Frame 1 (no input): blank canvas, image omitted
Frame 60 (no input): blank canvas, image omitted
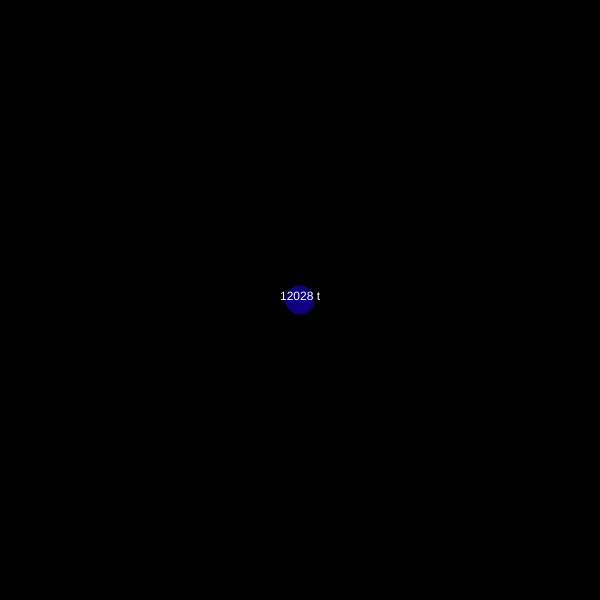
Frame 120 (the mouse pressed at the canvas centre since frame 60)

The p5.js sketch whose frames 1 and 60 were blank and that drew this single picture after the mouse press (run headless with seeded random() and noise() and a simulated clock; from frame 60 on, the mouse is pressed at the canvas centre):

// p5.js sketch
// ── sketch.js
var system = new System();
var bodyCreator = new BodyCreator(system);
// -------------
// Setup
// -------------
function setup() {
  createCanvas(600, 600);
  frameRate(30);
}

// -------------
// Draw
// -------------
function draw() {
  background(0);
  system.update();
  system.draw();
  bodyCreator.draw();
}

function mouseClicked() {
  console.log('click');
  bodyCreator.onClick(mouseX, mouseY);
}

function mousePressed() {
  console.log('press');
  bodyCreator.onPress(mouseX, mouseY);
}

function mouseDragged() {
  // console.log('drag');
  bodyCreator.onDrag(mouseX, mouseY);
}

function mouseReleased() {
  console.log('release');
  bodyCreator.onRelease(mouseX, mouseY);
}

function mouseMoved() {
  // console.log('move');
  // system.onMove(mouseX, mouseY);
  // bodyCreator.onMove(mouseX, mouseY);
}
// ── planets.js
function Body(position, mass, radius, colorString)
{
    this.mass = mass;
    this.radius = radius;
    this.color = color(colorString);

    this.position = position;
    this.velocity = createVector();
    this.acceleration = createVector();

    this.update = function() {
        this.velocity.add(this.acceleration);
        this.position.add(this.velocity);
        this.acceleration.mult(0);
    }

    this.draw = function() {
        fill(this.color);
        ellipse(this.position.x, this.position.y, this.radius, this.radius);
    }

    this.applyForce = function (force) {
        force.div(this.mass);
        this.acceleration.add(force);
    }

    this.attract = function(target) {
        var force = p5.Vector.sub(this.position, target.position);
        var distance = force.mag();

        force.normalize();
        force.mult((System.G * this.mass * target.mass) / distance * distance);

        target.applyForce(force);
    }
}

function BodyCreator(system) {
    this.system = system;

    this.init = function(positionX, positionY) {
        var mass = Math.floor(Math.random() * 10000) + 3000;
        var position = createVector(positionX, positionY);
        var radius = 30;
        var color = Math.floor(Math.random() * 255);

        this.body = new Body(position, mass, radius, 'hsb(' + color + ', 100%, 50%)');
        this.creationMode = true;
    }

    this.onClick = function(positionX, positionY) {
        this.system.add(this.body);
        this.creationMode = false;
        this.body = null;
    }

    this.onPress = function(positionX, positionY) {
        if (!this.creationMode) {
            this.init(positionX, positionY);
        }
        console.log(this.body.position);
    }

    this.onDrag = function(positionX, positionY) {
        var position = createVector(positionX, positionY);
        this.body.radius = p5.Vector.sub(this.body.position, position).mag()
        this.body.mass = this.body.radius * 500;
    }

    this.onRelease = function(positionX, positionY) {

    }

    this.draw = function() {
        if (this.creationMode) {
            this.body.draw();
            fill(255);
            textAlign(CENTER);
            text(Math.round(this.body.mass) + " t", this.body.position.x, this.body.position.y);
        }
    }
}

function System()
{
    this.bodies = [];

    this.add = function(body) {
        this.bodies.push(body);
    }

    this.update = function() {
        for (var bodyI in this.bodies) {
            var bodyOne = this.bodies[bodyI];
            for (var bodyJ in this.bodies) {
                var bodyTwo = this.bodies[bodyJ];
                if (bodyOne === bodyTwo) {
                    continue;
                }
                bodyTwo.attract(bodyOne);
                bodyTwo.update();
            }
        }
    }

    this.draw = function() {
        for (var i in this.bodies) {
            var body = this.bodies[i];
            body.draw();
        }
    }

    this.getPositionInfo = function(x,y) {
        var position = createVector(x,y);

        for (var i in this.bodies) {
            var body = this.bodies[i];
            var distance = p5.Vector.sub(position, body.position);

            if (distance.mag() <= body.radius) {
                console.log(body);
            }
        }
    }
}

System.G = 6.67408 * 1/100000000;
